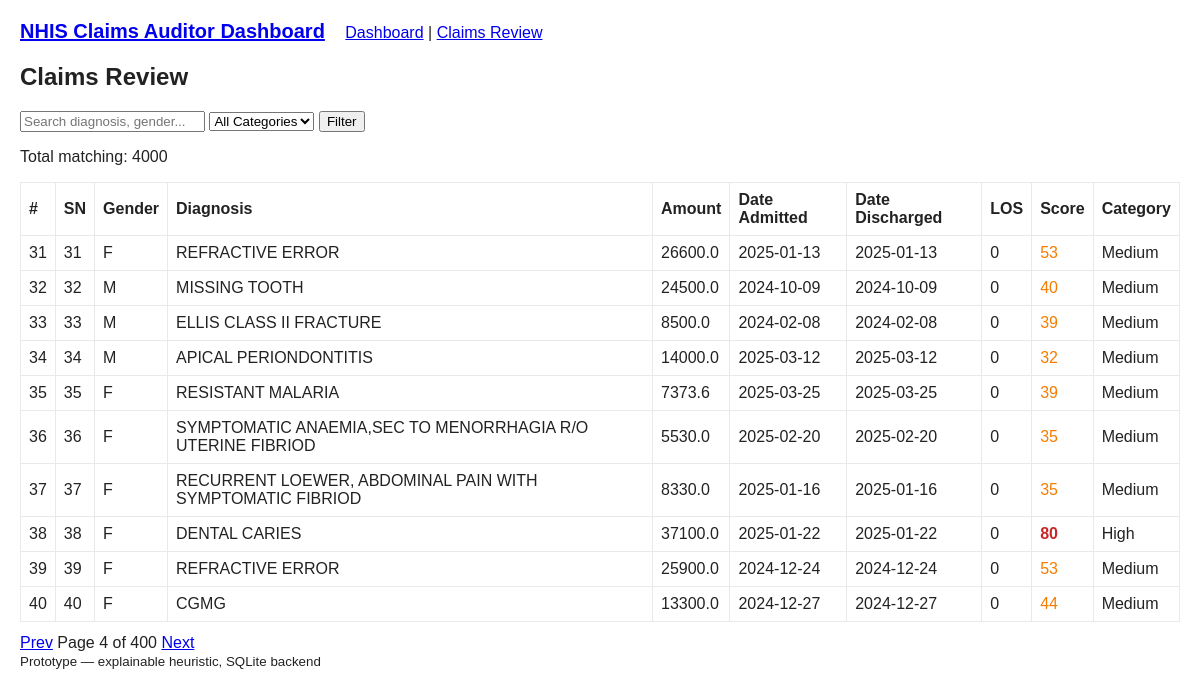
The app's page /claims?page=4&q=&category= with its own data.
### tables this page shows
CREATE TABLE claims (
	sn BIGINT, 
	gender TEXT, 
	diagnosis TEXT, 
	age FLOAT, 
	amount FLOAT, 
	date_admitted TEXT, 
	date_discharged TEXT, 
	los BIGINT, 
	diagnosis_canon TEXT, 
	diag_avg FLOAT, 
	fraud_score BIGINT, 
	fraud_category TEXT
);

### app.py (the view)
@app.route("/claims")
def claims():
    q = request.args.get("q", "").strip()
    category = request.args.get("category", "").strip()
    sql = "SELECT rowid, sn, gender, diagnosis, amount, date_admitted, date_discharged, los, fraud_score, fraud_category FROM claims WHERE 1=1"
    params = {}
    if q:
        sql += " AND (UPPER(diagnosis) LIKE :q OR UPPER(gender) LIKE :q)"
        params["q"] = f"%{q.upper()}%"
    if category:
        sql += " AND fraud_category = :cat"
        params["cat"] = category
    page = int(request.args.get("page", 1) or 1)
    per_page = 10
    offset = (page - 1) * per_page
    count_sql = f"SELECT COUNT(*) FROM ({sql})"
    with engine.connect() as conn:
        total = conn.execute(text(count_sql), params).scalar()
        rows = conn.execute(text(sql + " LIMIT :limit OFFSET :offset"), {**params, "limit": per_page, "offset": offset}).all()
    pages = math.ceil(total / per_page) if per_page else 1
    return render_template("claims.html", claims=rows, page=page, pages=pages, total=total, q=q, category=category)

### app.py (called while the page is built)
@app.teardown_appcontext
def teardown_db(exception=None):
    db = g.pop("db", None)
    if db is not None:
        db.close()

### templates/claims.html (shortened to what this page needs)
{% extends "base.html" %}
{% block content %}
<h2>Claims Review</h2>
<form method="get" class="filter-form">
  <input type="text" name="q" placeholder="Search diagnosis, gender..." value="{{ q }}">
  <select name="category">
    <option value="">All Categories</option>
  </select>
  <button type="submit">Filter</button>
</form>
<p>Total matching: {{ total }}</p>
<table>
  <thead>
    <tr>
      <th>#</th><th>SN</th><th>Gender</th><th>Diagnosis</th><th>Amount</th><th>Date Admitted</th><th>Date Discharged</th><th>LOS</th><th>Score</th><th>Category</th>
    </tr>
  </thead>
  <tbody>
    {% for r in claims %}
    <tr>
      <td>{{ loop.index + (page-1)*10 }}</td>
      <td>{{ r.sn }}</td>
      <td>{{ r.gender }}</td>
      <td>{{ r.diagnosis }}</td>
      <td>{{ r.amount }}</td>
      <td>{{ r.date_admitted }}</td>
      <td>{{ r.date_discharged }}</td>
      <td>{{ r.los }}</td>
      <td class="score {{ r.fraud_category|lower }}">{{ r.fraud_score }}</td>
      <td>{{ r.fraud_category }}</td>
    </tr>
    {% endfor %}
  </tbody>
</table>
<div class="pager">
  {% if page > 1 %}
    <a href="?page={{ page-1 }}&q={{ q }}&category={{ category }}">Prev</a>
  {% endif %}
  Page {{ page }} of {{ pages }}
  {% if page < pages %}
    <a href="?page={{ page+1 }}&q={{ q }}&category={{ category }}">Next</a>
  {% endif %}
</div>
{% endblock %}

### static/style.css (style rules this page uses)
body { font-family: Arial, sans-serif; margin: 20px; color:#222; }
table { width:100%; border-collapse:collapse; margin-top:12px; }
th, td { border:1px solid #e9e9e9; padding:8px; text-align:left; }
.score.medium { color: #f57c00; }
.score.high { color: #c62828; font-weight:700; }
.filter-form { margin-bottom:12px; }
.pager { margin-top:12px; }

### records on screen
claims: sn "31", gender "F", diagnosis "REFRACTIVE ERROR", amount "26600.0", date_admitted "2025-01-13", date_discharged "2025-01-13", los "0", fraud_score "53", fraud_category "Medium"
claims: sn "32", gender "M", diagnosis "MISSING TOOTH", amount "24500.0", date_admitted "2024-10-09", date_discharged "2024-10-09", los "0", fraud_score "40", fraud_category "Medium"
claims: sn "33", gender "M", diagnosis "ELLIS CLASS II FRACTURE", amount "8500.0", date_admitted "2024-02-08", date_discharged "2024-02-08", los "0", fraud_score "39", fraud_category "Medium"
claims: sn "34", gender "M", diagnosis "APICAL PERIONDONTITIS", amount "14000.0", date_admitted "2025-03-12", date_discharged "2025-03-12", los "0", fraud_score "32", fraud_category "Medium"
claims: sn "35", gender "F", diagnosis "RESISTANT MALARIA", amount "7373.6", date_admitted "2025-03-25", date_discharged "2025-03-25", los "0", fraud_score "39", fraud_category "Medium"
claims: sn "36", gender "F", diagnosis "SYMPTOMATIC ANAEMIA,SEC TO MENORRHAGIA R/O UTERINE FIBRIOD", amount "5530.0", date_admitted "2025-02-20", date_discharged "2025-02-20", los "0", fraud_score "35", fraud_category "Medium"
claims: sn "37", gender "F", diagnosis "RECURRENT LOEWER, ABDOMINAL PAIN WITH SYMPTOMATIC FIBRIOD", amount "8330.0", date_admitted "2025-01-16", date_discharged "2025-01-16", los "0", fraud_score "35", fraud_category "Medium"
claims: sn "38", gender "F", diagnosis "DENTAL CARIES", amount "37100.0", date_admitted "2025-01-22", date_discharged "2025-01-22", los "0", fraud_score "80", fraud_category "High"
claims: sn "39", gender "F", diagnosis "REFRACTIVE ERROR", amount "25900.0", date_admitted "2024-12-24", date_discharged "2024-12-24", los "0", fraud_score "53", fraud_category "Medium"
claims: sn "40", gender "F", diagnosis "CGMG", amount "13300.0", date_admitted "2024-12-27", date_discharged "2024-12-27", los "0", fraud_score "44", fraud_category "Medium"

### other values on screen
{{ total }} "4000"
{{ page }} "4"
{{ pages }} "400"
